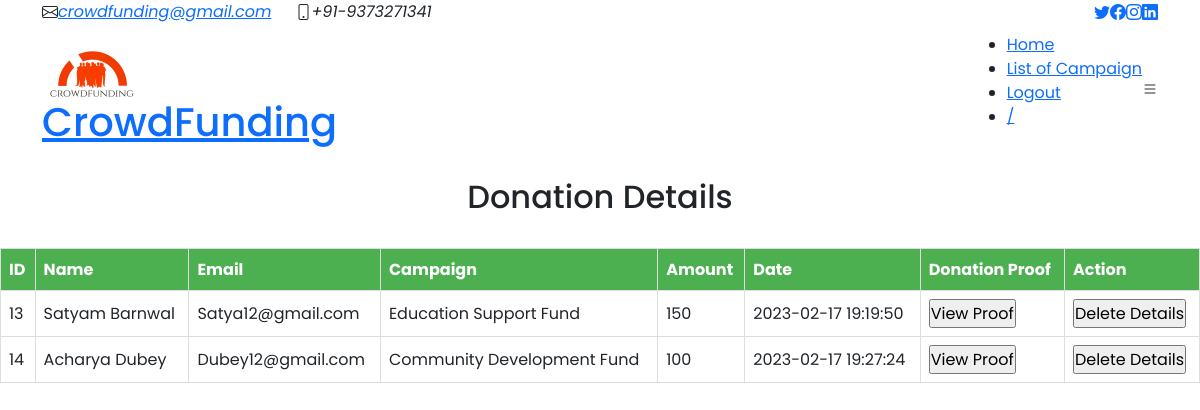
Screenshot of /view_reports.php with the database file from the repository.
### tables this page shows
CREATE TABLE `donations_proof` (
  `id` int(11) NOT NULL,
  `name` varchar(255) NOT NULL,
  `email` varchar(255) NOT NULL,
  `campaign` varchar(255) NOT NULL,
  `amount` varchar(255) NOT NULL,
  `picture` varchar(255) NOT NULL,
  `uploaded_at` datetime NOT NULL DEFAULT current_timestamp()
);

### view_reports.php (the view, shortened to what this page needs)
<html>
<head>
  <head>
  <link href="assets/vendor/animate.css/animate.min.css" rel="stylesheet">
  <link href="assets/vendor/aos/aos.css" rel="stylesheet">
  <link href="assets/vendor/bootstrap/css/bootstrap.min.css" rel="stylesheet">
  <link href="assets/vendor/bootstrap-icons/bootstrap-icons.css" rel="stylesheet">
  <link href="assets/vendor/boxicons/css/boxicons.min.css" rel="stylesheet">
  <link href="assets/vendor/glightbox/css/glightbox.min.css" rel="stylesheet">
  <link href="assets/vendor/swiper/swiper-bundle.min.css" rel="stylesheet">
  <link href="assets/css/style.css" rel="stylesheet">
</head>
<body>
  <section id="topbar" class="d-flex align-items-center">
    <div class="container d-flex justify-content-center justify-content-md-between">
      <div class="contact-info d-flex align-items-center">
        <i class="bi bi-envelope d-flex align-items-center"><a href="mailto:contact@example.com">crowdfunding@gmail.com</a></i>
        <i class="bi bi-phone d-flex align-items-center ms-4"><span>+91-9373271341</span></i>
      </div>
      <div class="social-links d-none d-md-flex align-items-center">
        <a href="#" class="twitter"><i class="bi bi-twitter"></i></a>
        <a href="#" class="facebook"><i class="bi bi-facebook"></i></a>
        <a href="#" class="instagram"><i class="bi bi-instagram"></i></a>
        <a href="#" class="linkedin"><i class="bi bi-linkedin"></i></i></a>
      </div>
    </div>
  </section>
  <header id="header" class="d-flex align-items-center">
    <div class="container d-flex justify-content-between">
      <div class="logo">
        <img src="admin/assets/img/logo.png" alt="Logo" width="100" height="100" style="margin-bottom: -50px;">
        <br>
        <br>
        <h1 class="text-light"><a href="index.html">CrowdFunding</a></h1>
      </div>
     <nav id="navbar" class="navbar">
        <ul>
          <li><a class="active" href="admin_dash.php">Home</a></li>
          <li><a href="campaign-list1.php">List of Campaign</a></li>
          <li><a href="logout.php">Logout</a></li>
          <li><a href="#">/</a></li>
        </ul>
        <i class="bi bi-list mobile-nav-toggle"></i>
      </nav>
    </div>
  </header>
</head>
<br>
<h2><center>Donation Details</center></h2>
<br>
<?php
$host = "localhost";
$username = "root";
$password = "";
$database = "login";
$mysqli = new mysqli($host, $username, $password, $database);
$sql = "SELECT * FROM donations_proof";
$result = $mysqli->query($sql);
echo '<table class="donations">';
echo '<tr><th>ID</th><th>Name</th><th>Email</th><th>Campaign</th><th>Amount</th><th>Date</th><th>Donation Proof</th><th>Action</th</tr>';
while ($row = $result->fetch_assoc()) {
    echo '<tr>';
    echo '<td>' . $row['id'] . '</td>';
    echo '<td>' . $row['name'] . '</td>';
    echo '<td>' . $row['email'] . '</td>';
    echo '<td>' . $row['campaign'] . '</td>';
    echo '<td>' . $row['amount'] . '</td>';
    echo '<td>' . $row['uploaded_at'] . '</td>';
     echo "<td>
                    <form action='view_proof.php' method='post'>
                        <input type='hidden' name='id' value='".$row["id"]."'>
                        <input type='submit' value='View Proof'>
                    </form>
                  </td>";
                   echo "<td>
                    <form action='delete_donation.php' method='post'>
                        <input type='hidden' name='delete_button' value='".$row["id"]."'>
                        <input type='submit' value='Delete Details'>
                    </form>
                  </td>";
    echo '</tr>';
}
echo '</table>';
?>

### style.css (style rules this page uses)
* { margin: 0; padding: 0; box-sizing: border-box; font-family: 'Poppins', sans-serif; }

### view_reports.php (style rules this page uses)
table.donations { border-collapse: collapse; width: 100%; }
table.donations th, table.donations td { border: 1px solid #ddd; padding: 8px; text-align: left; }
table.donations th { background-color: #4CAF50; color: white; }

### rows the page displays
donations_proof: id "13", name "Satyam Barnwal", email "Satya12@gmail.com", campaign "Education Support Fund", amount "150", uploaded_at "2023-02-17 19:19:50"
donations_proof: id "14", name "Acharya Dubey", email "Dubey12@gmail.com", campaign "Community Development Fund", amount "100", uploaded_at "2023-02-17 19:27:24"
